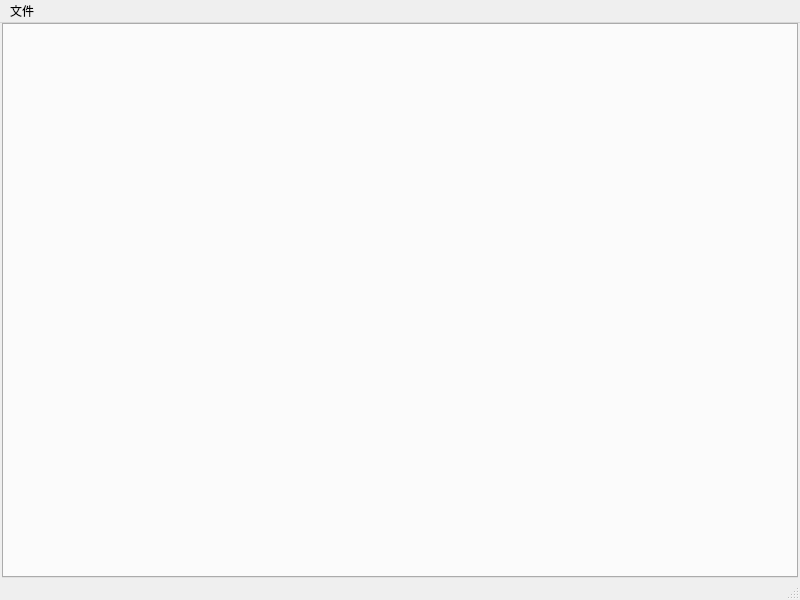
<?xml version="1.0" encoding="UTF-8"?>
<ui version="4.0">
 <class>MainWindow</class>
 <widget class="QMainWindow" name="MainWindow">
  <property name="geometry">
   <rect>
    <x>0</x>
    <y>0</y>
    <width>800</width>
    <height>600</height>
   </rect>
  </property>
  <property name="windowTitle">
   <string>MainWindow</string>
  </property>
  <widget class="QWidget" name="centralwidget">
   <layout class="QVBoxLayout" name="verticalLayout">
    <property name="leftMargin">
     <number>2</number>
    </property>
    <property name="topMargin">
     <number>0</number>
    </property>
    <property name="rightMargin">
     <number>2</number>
    </property>
    <property name="bottomMargin">
     <number>0</number>
    </property>
    <item>
     <widget class="QTabWidget" name="tabs">
      <property name="currentIndex">
       <number>-1</number>
      </property>
      <property name="tabsClosable">
       <bool>true</bool>
      </property>
     </widget>
    </item>
   </layout>
  </widget>
  <widget class="QMenuBar" name="menubar">
   <property name="geometry">
    <rect>
     <x>0</x>
     <y>0</y>
     <width>800</width>
     <height>33</height>
    </rect>
   </property>
   <widget class="QMenu" name="menu">
    <property name="title">
     <string>文件</string>
    </property>
    <addaction name="actionNew"/>
    <addaction name="actionSave"/>
   </widget>
   <addaction name="menu"/>
  </widget>
  <widget class="QStatusBar" name="statusbar"/>
  <action name="actionNew">
   <property name="text">
    <string>新建</string>
   </property>
  </action>
  <action name="actionOpen">
   <property name="text">
    <string>打开</string>
   </property>
  </action>
  <action name="actionSave">
   <property name="text">
    <string>保存</string>
   </property>
  </action>
 </widget>
 <resources/>
 <connections/>
</ui>
